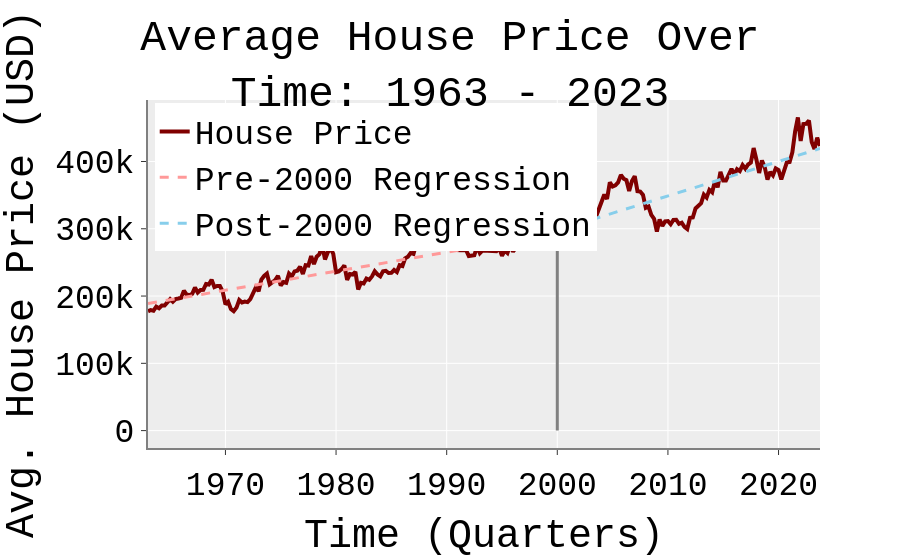

Here is the notebook cell this chart was saved with:
### Code cell
fig = go.Figure()
fig.update_layout(title="Average House Price Over Time: 1963 - 2023", title_font_size = 30,
                  font=dict( family="Courier New, monospace", size=25,color="#000000"),
                  template = "ggplot2", hovermode= 'closest', legend=dict(yanchor="top", y=0.99, xanchor="left", x=0.01))
fig.update_xaxes(showline=True, linewidth=2, linecolor='gray', title='Time (Quarters)')
fig.update_yaxes(showline=True, linewidth=2, linecolor='gray', title='Average House Price (USD)')

fig.add_trace(go.Scatter(x = df['DATE'], y = df1['real_dollars'], mode = 'lines',
                         name = 'House Price', line=dict(color=red, width=4)))

####     REGRESSION     ####

X = pd.DataFrame(reg_df[reg_df['item_id'].between(0,148)][['item_id']])
y = pd.DataFrame(reg_df[reg_df['item_id'].between(0,148)][['real_dollars']])
model = LinRegress(X['item_id'], y['real_dollars'])
yy= linear_func(X, *model._results.params)


fig.add_trace(go.Scatter(x = pd.DataFrame(reg_df[reg_df['item_id'].between(0,148)][['DATE']])['DATE'], y = yy['item_id'], mode = 'lines',
                          name = 'Pre-2000 Regression', 
                          line=dict(dash='dash', width=3),marker_color=light_red))

####     REGRESSION     ####

X = pd.DataFrame(reg_df[reg_df['item_id'].between(148,245)][['item_id']])
y = pd.DataFrame(reg_df[reg_df['item_id'].between(148,245)][['real_dollars']])
model = LinRegress(X['item_id'], y['real_dollars'])
yy= linear_func(X, *model._results.params)

fig.add_trace(go.Scatter(x = pd.DataFrame(reg_df[reg_df['item_id'].between(148,245)][['DATE']])['DATE'], y = yy['item_id'], mode = 'lines',
                         name = 'Post-2000 Regression', 
                         line=dict(dash='dash', width=3), marker_color=light_blue))


####     SPLIT LINE     ####

fig.add_trace(go.Scatter( x=['2000-01-01', '2000-01-01'], y=[0, 450000], mode="lines",line=dict(color="gray", width=3), showlegend=False))

pio.write_image(fig, f"images/fig1.png", width=5*300, height=2*300, scale=1.5)

fig.update_layout(title="Average House Price Over<br>Time: 1963 - 2023", title_font_size = 43,
                  font=dict( family="Courier New, monospace", size=33,color="#000000"),
                  template = "ggplot2", hovermode= 'closest', legend=dict(yanchor="top", y=0.99, xanchor="left", x=0.01))

fig.update_yaxes(showline=True, linewidth=2, linecolor='gray', title='Avg. House Price (USD)')

pio.write_image(fig, f"images/fig1poster.png", width=5*175, height=4*175, scale=1)

fig

### Figure 1 — Plotly figure (JSON) as saved in the notebook; plotly's stock layout.template omitted (floating-point values rounded to 4 significant figures; data arrays with more than 128 entries replaced by an {"elided": "..."} marker saying what was removed)
{"data": [{"line": {"color": "rgb(128, 0, 0)", "width": 4}, "mode": "lines", "name": "House Price", "x": {"elided": "246 str values"}, "y": {"elided": "244 float values"}, "type": "scatter"}, {"line": {"dash": "dash", "width": 3}, "marker": {"color": "rgb(255, 153, 153)"}, "mode": "lines", "name": "Pre-2000 Regression", "x": {"elided": "149 str values"}, "y": {"elided": "149 float values"}, "type": "scatter"}, {"line": {"dash": "dash", "width": 3}, "marker": {"color": "rgb(135,206,235)"}, "mode": "lines", "name": "Post-2000 Regression", "x": ["2000-01-01", "2000-04-01", "2000-07-01", "2000-10-01", "2001-01-01", "2001-04-01", "2001-07-01", "2001-10-01", "2002-01-01", "2002-04-01", "2002-07-01", "2002-10-01", "2003-01-01", "2003-04-01", "2003-07-01", "2003-10-01", "2004-01-01", "2004-04-01", "2004-07-01", "2004-10-01", "2005-01-01", "2005-04-01", "2005-07-01", "2005-10-01", "2006-01-01", "2006-04-01", "2006-07-01", "2006-10-01", "2007-01-01", "2007-04-01", "2007-07-01", "2007-10-01", "2008-01-01", "2008-04-01", "2008-07-01", "2008-10-01", "2009-01-01", "2009-04-01", "2009-07-01", "2009-10-01", "2010-01-01", "2010-04-01", "2010-07-01", "2010-10-01", "2011-01-01", "2011-04-01", "2011-07-01", "2011-10-01", "2012-01-01", "2012-04-01", "2012-07-01", "2012-10-01", "2013-01-01", "2013-04-01", "2013-07-01", "2013-10-01", "2014-01-01", "2014-04-01", "2014-07-01", "2014-10-01", "2015-01-01", "2015-04-01", "2015-07-01", "2015-10-01", "2016-01-01", "2016-04-01", "2016-07-01", "2016-10-01", "2017-01-01", "2017-04-01", "2017-07-01", "2017-10-01", "2018-01-01", "2018-04-01", "2018-07-01", "2018-10-01", "2019-01-01", "2019-04-01", "2019-07-01", "2019-10-01", "2020-01-01", "2020-04-01", "2020-07-01", "2020-10-01", "2021-01-01", "2021-04-01", "2021-07-01", "2021-10-01", "2022-01-01", "2022-04-01", "2022-07-01", "2022-10-01", "2023-01-01", "2023-04-01", "2023-07-01", "2023-10-01"], "y": [297500.0, 298800.0, 300100.0, 301400.0, 302600.0, 303900.0, 305200.0, 306500.0, 307800.0, 309100.0, 310300.0, 311600.0, 312900.0, 314200.0, 315500.0, 316700.0, 318000.0, 319300.0, 320600.0, 321900.0, 323100.0, 324400.0, 325700.0, 327000.0, 328300.0, 329600.0, 330800.0, 332100.0, 333400.0, 334700.0, 336000.0, 337200.0, 338500.0, 339800.0, 341100.0, 342400.0, 343600.0, 344900.0, 346200.0, 347500.0, 348800.0, 350100.0, 351300.0, 352600.0, 353900.0, 355200.0, 356500.0, 357700.0, 359000.0, 360300.0, 361600.0, 362900.0, 364200.0, 365400.0, 366700.0, 368000.0, 369300.0, 370600.0, 371800.0, 373100.0, 374400.0, 375700.0, 377000.0, 378200.0, 379500.0, 380800.0, 382100.0, 383400.0, 384700.0, 385900.0, 387200.0, 388500.0, 389800.0, 391100.0, 392300.0, 393600.0, 394900.0, 396200.0, 397500.0, 398700.0, 400000.0, 401300.0, 402600.0, 403900.0, 405200.0, 406400.0, 407700.0, 409000.0, 410300.0, 411600.0, 412800.0, 414100.0, 415400.0, 416700.0, 418000.0, 419300.0], "type": "scatter"}, {"line": {"color": "gray", "width": 3}, "mode": "lines", "showlegend": false, "x": ["2000-01-01", "2000-01-01"], "y": [0, 450000], "type": "scatter"}], "layout": {"title": {"text": "Average House Price Over<br>Time: 1963 - 2023", "font": {"size": 43}}, "font": {"family": "Courier New, monospace", "size": 33, "color": "#000000"}, "legend": {"yanchor": "top", "y": 0.99, "xanchor": "left", "x": 0.01}, "hovermode": "closest", "xaxis": {"showline": true, "linewidth": 2, "linecolor": "gray", "title": {"text": "Time (Quarters)"}}, "yaxis": {"showline": true, "linewidth": 2, "linecolor": "gray", "title": {"text": "Avg. House Price (USD)"}}}}
